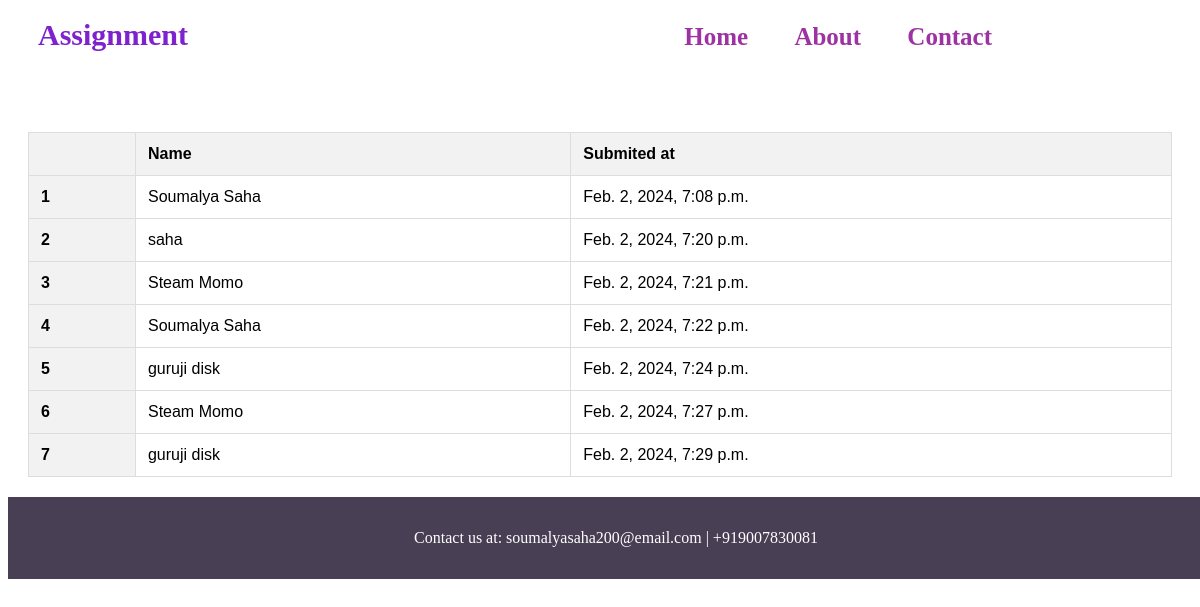
Page /about/ on the earlier database version.
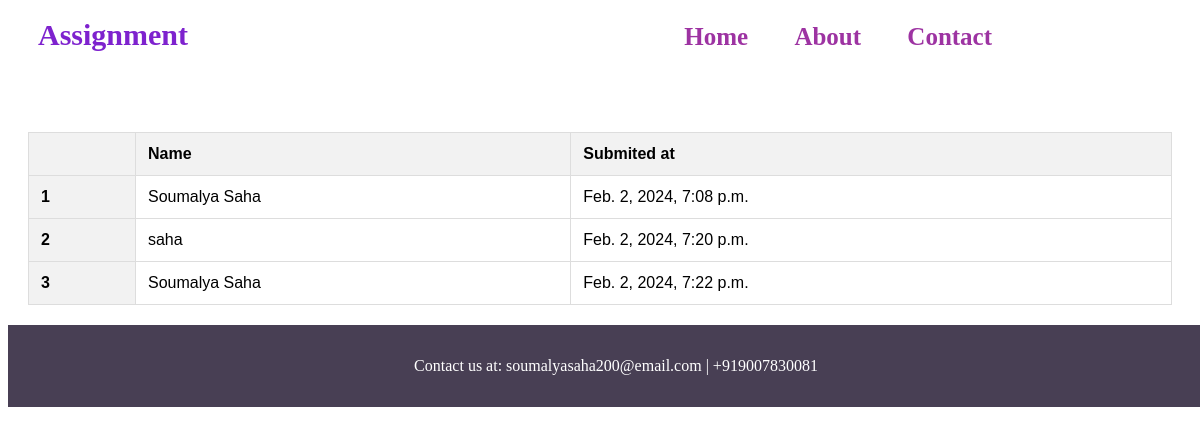
Same page on the later database version.
### base/models.py (models this page shows, shortened)
class FormData(models.Model):
    name = models.CharField(max_length=100)
    email = models.EmailField()
    mobileno = models.CharField(max_length=15)
    message = models.TextField(max_length=400)
    submission_date = models.DateTimeField(auto_now_add=True)

### base/views.py (the view)
# urls.py: path('about/',about, name='about'),
def about(request):
    context={'datas':FormData.objects.all()}
    return render(request,"about.html", context)

### base/templates/about.html
{% extends "base.html" %}
{% block start %}
<div class=about>
<div class="container mt-5">
    <table class="table">
        <thead>
          <tr>
            <th scope="col"></th>
            <th scope="col">Name</th>
            <th scope="col">Submited at</th>
          </tr>
        </thead>
        <tbody>
          {% for data in datas %}
          <tr>
            <th scope="row">{{forloop.counter}}</th>
            <td >{{data.name}}</td>
            <td >{{data.submission_date}}</td>
          </tr>
          {% endfor %}
        </tbody>
      </table>
</div>
</div>
{% endblock %}

### base/templates/base.html (shortened to what this page needs)
<!DOCTYPE html>
<html>
    <head>
        {% load static %}
        <link rel="stylesheet" href="{% static 'style.css' %}">
    </head>
    <body>
        <header>
            <nav>
                <a class=Icon href="https://gist.github.com/dharmveersinh-ixfi/9711b811f219c7c1f641540f6aa53b3a">Assignment</a>
                <a href="{% url 'home' %}">Home</a>
                <a href="{% url 'about' %}">About</a>
                <a href="#contact">Contact</a>
            </nav>
        {% block start %}
        {% endblock %}
        <footer id=contact>
            <p>Contact us at: soumalyasaha200@email.com | +919007830081</p>
        </footer>
    </body>
</html>

### base/static/style.css (style rules this page uses)
nav { padding: 10px; font-weight: bold; font-size: 25px; margin-bottom: 30px; }
a { margin: 20px; text-decoration: none; color: rgb(157, 51, 162); }
.Icon { font-size: 30px; color: #7e22ce; margin: 10px 470px 220px 20px ; }
footer { background-color: #483f54; color: white; padding: 1em; text-align: center; bottom: 0; width: 100%; }
.mt-5 { margin-top: 20px; margin-left: 20px; }
.about { font-family: 'Arial', sans-serif; margin: 0; padding: 0; }
.container { max-width: 100%; margin: 0 auto; padding: 20px; }
.table { width: 100%; border-collapse: collapse; margin-top: 20px; }
th, td { padding: 12px; border: 1px solid #ddd; text-align: left; }
th { background-color: #f2f2f2; }

Differences in the rows shown:
removed FormData: name "Steam Momo", submission_date "Feb. 2, 2024, 7:21 p.m."
removed FormData: name "guruji disk", submission_date "Feb. 2, 2024, 7:24 p.m."
removed FormData: name "Steam Momo", submission_date "Feb. 2, 2024, 7:27 p.m."
removed FormData: name "guruji disk", submission_date "Feb. 2, 2024, 7:29 p.m."
